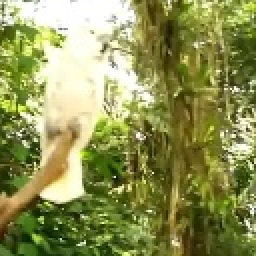
#> input picture tiny_vid/bird/000005.JPEG, 128 x 128 px (shown 2 times larger)
$ python -i augmentations.py   (imports and definitions only)
#> lines starting #> are read from the running program, lines starting #| are printed output that depends on the picture
#> further down, picture is the input picture: shape (128, 128, 3); mean B, G, R 84.1, 146.5, 141.9
import math
import random

import cv2
import numpy as np
import albumentations as A

class Albumentations:
    # YOLOv5 Albumentations class (optional, only used if package is installed)
    # [16 lines left out: functions __init__, __call__, not called in this run]


def augment_hsv(im, hgain=0.5, sgain=0.5, vgain=0.5):
    # HSV color-space augmentation
#> called with hgain = 0.5, sgain = 0.5, vgain = 0.5
    if hgain or sgain or vgain:
        r = np.random.uniform(-1, 1, 3) * [hgain, sgain, vgain] + 1  # random gains
        hue, sat, val = cv2.split(cv2.cvtColor(im, cv2.COLOR_BGR2HSV))
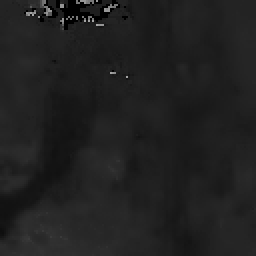
#> hue: shape (128, 128) (shown 2 times larger); min 0, max 165, mean 32.2
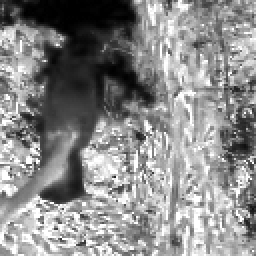
#> sat: shape (128, 128) (shown 2 times larger); min 0, max 255, mean 138.5
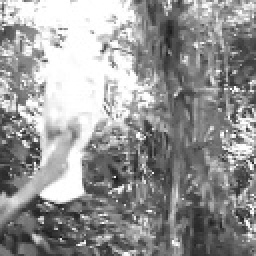
#> val: shape (128, 128) (shown 2 times larger); min 22, max 255, mean 149.5
        dtype = im.dtype  # uint8

        x = np.arange(0, 256, dtype=r.dtype)
        lut_hue = ((x * r[0]) % 180).astype(dtype)
        lut_sat = np.clip(x * r[1], 0, 255).astype(dtype)
#> lut_sat = 256 values from 0 to 255
        lut_val = np.clip(x * r[2], 0, 255).astype(dtype)
#> lut_val = 256 values from 0 to 255

        im_hsv = cv2.merge((cv2.LUT(hue, lut_hue), cv2.LUT(sat, lut_sat), cv2.LUT(val, lut_val)))
#> im_hsv: shape (128, 128, 3); mean H, S, V 33.3, 163, 160.4
        cv2.cvtColor(im_hsv, cv2.COLOR_HSV2BGR, dst=im)  # no return needed
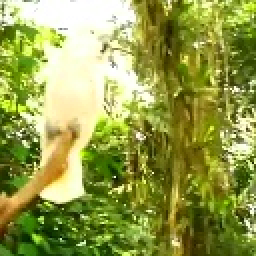
#> im: shape (128, 128, 3) (shown 2 times larger); mean B, G, R 75.1, 157.2, 148.2


# [67 lines left out: function random_perspective, not called in this run]

>>> import cv2
>>> picture = cv2.imread('tiny_vid/bird/000005.JPEG')
>>> result = augment_hsv(picture)

$ run again, on tiny_vid/bird/000010.JPEG
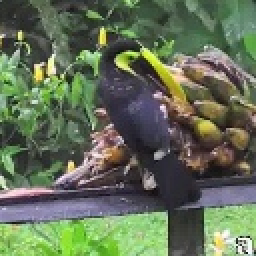
#> input picture tiny_vid/bird/000010.JPEG, 128 x 128 px (shown 2 times larger)
#> picture is the input picture: shape (128, 128, 3); mean B, G, R 86.9, 111.2, 99
#> in augment_hsv, `hue, sat, val = cv2.split(cv2.cvtColor(im, cv2.COLOR_BGR2HSV))`:
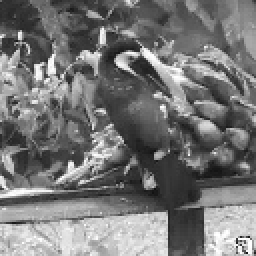
#> val: shape (128, 128) (shown 2 times larger); min 14, max 255, mean 117.9
#> im_hsv: shape (128, 128, 3); mean H, S, V 66.7, 84.7, 129.3
#> in augment_hsv, `cv2.cvtColor(im_hsv, cv2.COLOR_HSV2BGR, dst=im)`:
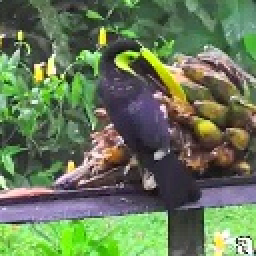
#> im: shape (128, 128, 3) (shown 2 times larger); mean B, G, R 87.8, 120.3, 102.7

$ run again, on tiny_vid/bird/000016.JPEG
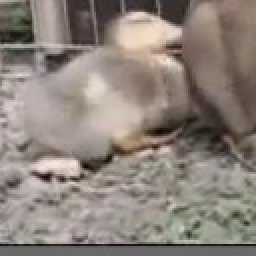
#> input picture tiny_vid/bird/000016.JPEG, 128 x 128 px (shown 2 times larger)
#> picture is the input picture: shape (128, 128, 3); mean B, G, R 123.3, 131, 141
#> in augment_hsv, `hue, sat, val = cv2.split(cv2.cvtColor(im, cv2.COLOR_BGR2HSV))`:
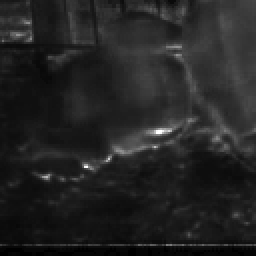
#> sat: shape (128, 128) (shown 2 times larger); min 0, max 255, mean 35.5
#> im_hsv: shape (128, 128, 3); mean H, S, V 16, 42.7, 155.3
#> in augment_hsv, `cv2.cvtColor(im_hsv, cv2.COLOR_HSV2BGR, dst=im)`:
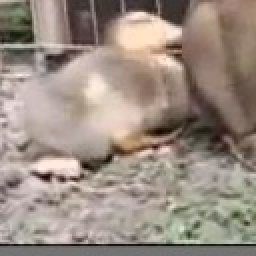
#> im: shape (128, 128, 3) (shown 2 times larger); mean B, G, R 131, 141.3, 154.7

$ run again, on tiny_vid/bird/000017.JPEG
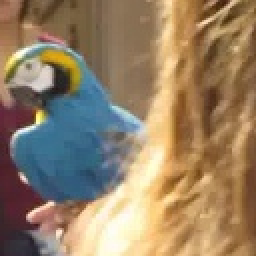
#> input picture tiny_vid/bird/000017.JPEG, 128 x 128 px (shown 2 times larger)
#> picture is the input picture: shape (128, 128, 3); mean B, G, R 101.7, 128.4, 149.5
#> in augment_hsv, `hue, sat, val = cv2.split(cv2.cvtColor(im, cv2.COLOR_BGR2HSV))`:
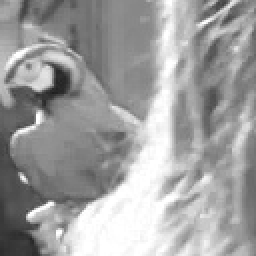
#> val: shape (128, 128) (shown 2 times larger); min 30, max 255, mean 159.7
#> im_hsv: shape (128, 128, 3); mean H, S, V 34.4, 136.1, 173
#> in augment_hsv, `cv2.cvtColor(im_hsv, cv2.COLOR_HSV2BGR, dst=im)`:
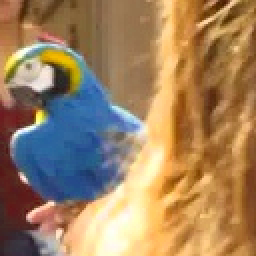
#> im: shape (128, 128, 3) (shown 2 times larger); mean B, G, R 95.9, 129.7, 159.4
